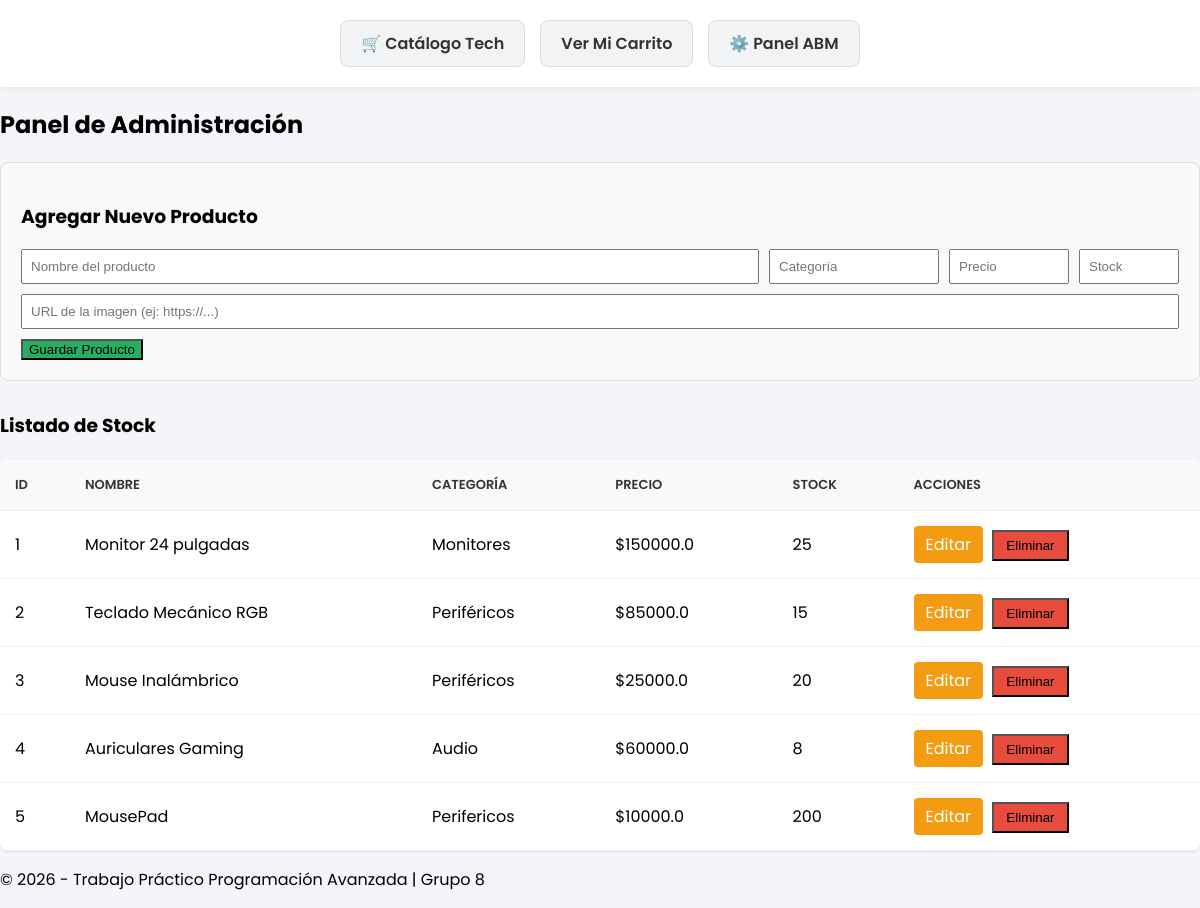
/admin, run on an earlier commit of the app's database.
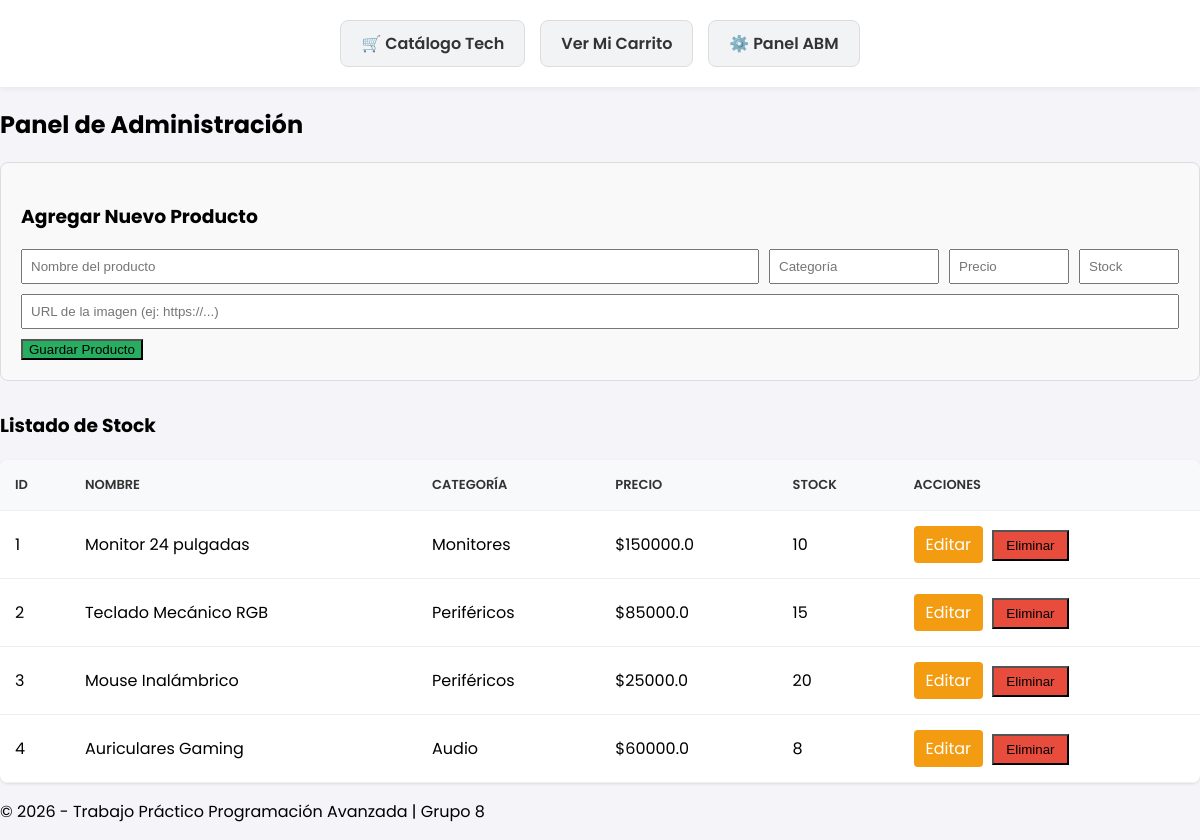
And on a later commit of the database.
### tables this page shows
CREATE TABLE productos (
            id_producto INTEGER PRIMARY KEY AUTOINCREMENT,
            nombre TEXT NOT NULL,
            categoria TEXT NOT NULL,
            precio REAL NOT NULL,
            stock INTEGER NOT NULL,
            imagen TEXT NOT NULL
        );

### app.py (the view)
@app.route('/admin')
def panel_admin():
    conexion = base_de_datos.obtener_conexion()
    cursor = conexion.cursor()
    cursor.execute("SELECT id_producto, nombre, categoria, precio, stock FROM productos")
    todos_los_productos = cursor.fetchall()
    conexion.close()
    return render_template('admin.html', productos=todos_los_productos)

### base_de_datos.py (called while the page is built)
def obtener_conexion():
    return sqlite3.connect("tienda.db")

### templates/admin.html
{% extends 'base.html' %}
{% block contenido %}
<h2>Panel de Administración</h2>
<div style="background-color: #f9f9f9; padding: 20px; border-radius: 8px; margin-bottom: 30px; border: 1px solid #ddd;">
    <h3>Agregar Nuevo Producto</h3>
    <form action="/admin/agregar" method="POST" style="display: flex; gap: 10px; flex-wrap: wrap;">
        <input type="text" name="nombre" placeholder="Nombre del producto" required style="padding: 8px; flex: 1;">
        <input type="text" name="categoria" placeholder="Categoría" required style="padding: 8px; width: 150px;">
        <input type="number" name="precio" placeholder="Precio" step="0.01" required style="padding: 8px; width: 100px;">
        <input type="number" name="stock" placeholder="Stock" required style="padding: 8px; width: 80px;">
        <input type="url" name="imagen" placeholder="URL de la imagen (ej: https://...)" required style="padding: 8px; width: 100%;">
        <button type="submit" style="background-color: #27ae60;">Guardar Producto</button>
    </form>
</div>
<h3>Listado de Stock</h3>
<table>
    <thead>
        <tr>
            <th>ID</th>
            <th>Nombre</th>
            <th>Categoría</th>
            <th>Precio</th>
            <th>Stock</th>
            <th>Acciones</th>
        </tr>
    </thead>
    <tbody>
        {% for prod in productos %}
        <tr>
            <td>{{ prod[0] }}</td>
            <td>{{ prod[1] }}</td>
            <td>{{ prod[2] }}</td>
            <td>${{ prod[3] }}</td>
            <td>{{ prod[4] }}</td>
            <td>
                <a href="/admin/editar/{{ prod[0] }}" style="display: inline-block; padding: 6px 12px; background-color: #f39c12; color: white; text-decoration: none; border-radius: 4px; margin-right: 5px;">Editar</a>
                <form action="/admin/eliminar/{{ prod[0] }}" method="POST" style="display: inline-block;" onsubmit="return confirm('¿Seguro que deseas eliminar este producto?');">
                    <button type="submit" style="background-color: #e74c3c; padding: 6px 12px;">Eliminar</button>
                </form>
            </td>
        </tr>
        {% endfor %}
    </tbody>
</table>
{% endblock %}

### templates/base.html (shortened to what this page needs)
<!DOCTYPE html>
<html lang="es">
<head>
    <link rel="stylesheet" href="{{ url_for('static', filename='style.css') }}">
</head>
<body>
    <header>
        <nav>
            <a href="/">🛒 Catálogo Tech</a>
            <a href="/carrito">Ver Mi Carrito</a>
            <a href="/admin">⚙️ Panel ABM</a>
        </nav>
    </header>
    <main class="contenedor">
        {% block contenido %}
        {% endblock %}
    </main>
    <footer>
        <p>© 2026 - Trabajo Práctico Programación Avanzada | Grupo 8</p>
    </footer>
</body>
</html>

### static/style.css (style rules this page uses)
body { font-family: 'Poppins', sans-serif; margin: 0; padding: 0; background-color: #f4f4f9; }
header { background-color: #fff; padding: 20px; box-shadow: 0 2px 5px rgba(0,0,0,0.05); text-align: center; }
nav { display: flex; justify-content: center; gap: 15px; }
nav a { display: inline-block; padding: 10px 20px; background-color: #f1f3f5; color: #333; text-decoration: none; font-weight: 600; border-radius: 8px; transition: all 0.3s ease; border: 1px solid #ddd; }
table { width: 100%; border-collapse: collapse; margin-top: 20px; background-color: white; box-shadow: 0 1px 3px rgba(0,0,0,0.1); border-radius: 8px; overflow: hidden; }
th, td { padding: 15px; text-align: left; border-bottom: 1px solid #eee; }
th { background-color: #f8f9fa; color: #333; font-weight: 600; text-transform: uppercase; font-size: 13px; }

What changed in the data, as far as the page shows it:
removed productos: id_producto "5", nombre "MousePad", categoria "Perifericos", precio "10000.0", stock "200"
changed productos "Monitor 24 pulgadas": stock "25" → "10"
